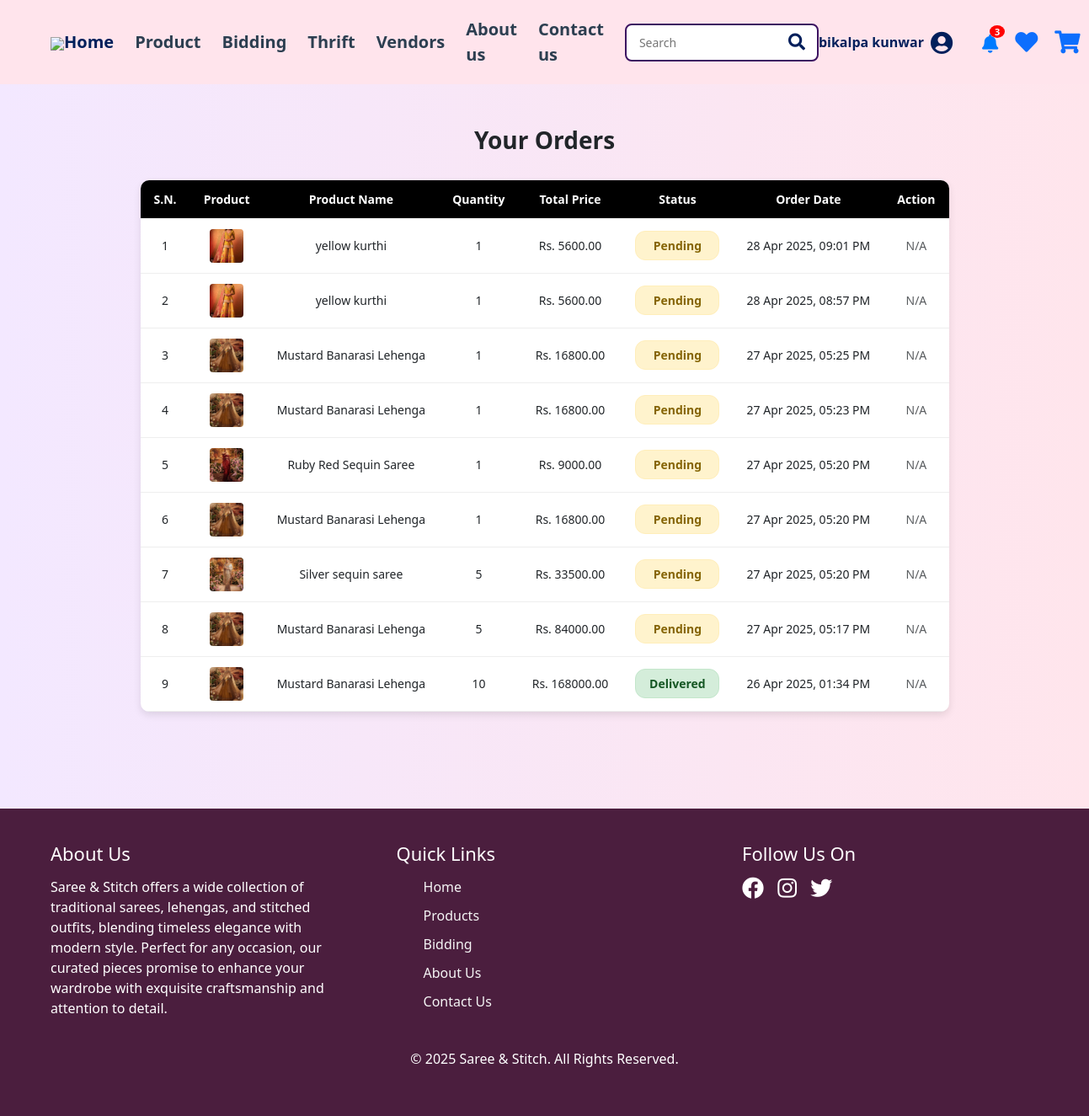
Page /orders/ (signed in) on the committed database.
### MS/models.py (models this page shows, shortened)
class CustomUser(AbstractUser):
    ROLE_CHOICES = [
        ('customer', 'Customer'),
        ('admin', 'Admin'),
        ('vendor', 'Vendor'),
    ]
    SIZE_CHOICES = [
        ('XS', 'Extra Small'),
        ('S', 'Small'),
        ('M', 'Medium'),
        ('L', 'Large'),
        ('XL', 'Extra Large'),
        ('Free', 'Free Size'),
    ]
    role = models.CharField(max_length=10, choices=ROLE_CHOICES, default='customer')
    is_vendor = models.BooleanField(default=False)
    size = models.CharField(max_length=10, choices=SIZE_CHOICES, blank=True, null=True)
    store_name = models.CharField(max_length=255, blank=True, null=True)
    description = models.TextField(blank=True, null=True)
    logo = models.ImageField(upload_to='vendor_logos/', blank=True, null=True)
    groups = models.ManyToManyField(
        'auth.Group',
        related_name='customuser_set',
        blank=True
    )
    user_permissions = models.ManyToManyField(
        'auth.Permission',
        related_name='customuser_permissions',
        blank=True
    )

class Order(models.Model):
    order_id = models.AutoField(primary_key=True)
    user = models.ForeignKey(CustomUser, on_delete=models.CASCADE)
    product = models.ForeignKey(Product, on_delete=models.CASCADE)
    quantity = models.PositiveIntegerField()
    total_price = models.DecimalField(max_digits=10, decimal_places=2)
    payment_method = models.CharField(  # 👉 ADD THIS
        max_length=20,
        choices=[
            ('COD', 'Cash on Delivery'),
            ('eSewa', 'eSewa')
        ],
        default='COD'
    )
    status = models.CharField(max_length=50, choices=[
        ('pending', 'Pending'), ('shipped', 'Shipped'),
        ('delivered', 'Delivered'), ('cancelled', 'Cancelled')
    ], default='pending')
    order_date = models.DateTimeField(auto_now_add=True)
    delivery_date = models.DateTimeField(null=True, blank=True)

class Product(models.Model):
    CATEGORY_CHOICES = [
        ('Saree', 'Saree'),
        ('Lehenga', 'Lehenga'),
        ('Kurtha', 'Kurtha'),
        ('Other', 'Other'),
    ]
    product_name = models.CharField(max_length=255)
    description = models.TextField()
    price = models.DecimalField(max_digits=10, decimal_places=2)
    quantity = models.PositiveIntegerField(default=1)
    category = models.CharField(max_length=255, choices=CATEGORY_CHOICES)
    age_groups = models.ManyToManyField('AgeGroup', blank=True)
    sizes = models.ManyToManyField('Size', blank=True)
    user = models.ForeignKey(settings.AUTH_USER_MODEL, on_delete=models.CASCADE)
    image = models.ImageField(upload_to='product_images/', blank=True, null=True)
    created_at = models.DateTimeField(auto_now_add=True)
    updated_at = models.DateTimeField(auto_now=True)

### MS/views.py (the view)
# urls.py: path('orders/', views.user_orders, name='user_orders'),
@login_required
def user_orders(request):
    orders = Order.objects.filter(user=request.user).order_by('-order_date')
    return render(request, 'mytemplates/orders.html', {'orders': orders})

### MS/context_processors.py (called while the page is built)
def notification_context(request):
    if not request.user.is_authenticated:
        return {}
    user = request.user
    alerts = Notification.objects.filter(user=user, is_read=False).order_by('-timestamp')
    unread_count = alerts.count()
    alerts = alerts[:10]  # slice after count
    chat_messages = Chat.objects.filter(
        Q(sender=user) | Q(thrift__user=user)
    ).order_by('-timestamp')[:10]
    return {
        'alerts': alerts,
        'unread_count': unread_count,
        'chat_messages': chat_messages,
    }

### MS/templates/mytemplates/orders.html
{% extends 'mytemplates/index.html' %}
{% load static %}
{% block content %}
<link rel="stylesheet" href="{% static 'css/orders.css' %}">
<div class="orders-container">
  <h2 class="orders-title">Your Orders</h2>
  {% if orders %}
    <table class="orders-table">
      <thead>
        <tr>
          <th>S.N.</th>
          <th>Product</th>
          <th>Product Name</th>
          <th>Quantity</th>
          <th>Total Price</th>
          <th>Status</th>
          <th>Order Date</th>
          <th>Action</th>
        </tr>
      </thead>
      <tbody>
        {% for order in orders %}
        <tr>
          <td>{{ forloop.counter }}</td>
          <td>
            {% if order.product.image %}
              <img src="{{ order.product.image.url }}" alt="{{ order.product.product_name }}">
            {% else %}
              <img src="{% static 'images/default-product.jpg' %}" alt="No image">
            {% endif %}
          </td>
          <td>{{ order.product.product_name }}</td>
          <td>{{ order.quantity }}</td>
          <td>Rs. {{ order.total_price|floatformat:2 }}</td>
          <td>
            <span class="order-status {{ order.status|lower }}">
              {{ order.status|capfirst }}
            </span>
          </td>
          <td>{{ order.order_date|date:"d M Y, h:i A" }}</td>
            <td>
              {% if order.status|lower == 'pending' and order.id %}
                <form method="POST" action="{% url 'cancel_order' order.id %}">
                  {% csrf_token %}
                  <button type="submit" class="cancel-btn" onclick="return confirm('Are you sure you want to cancel this order?');">
                    Cancel
                  </button>
                </form>
              {% else %}
                <span class="text-muted">N/A</span>
              {% endif %}
            </td>
        </tr>
        {% endfor %}
      </tbody>
    </table>
  {% else %}
    <div class="no-orders">You haven't placed any orders yet.</div>
  {% endif %}
</div>
{% endblock %}

### MS/templates/mytemplates/nav.html (shortened to what this page needs)
{% load static %}
{% load humanize %}
{% block content %}
<link rel="stylesheet" type="text/css" href="{% static 'css/nav.css' %}">
<header>
  <div class="logo">
    <img src="{% static 'images/finallogo.png' %}" class="logo-img">
  </div>
    <nav>
    <a href="{% url 'home' %}" class="active">Home</a>
    <a href="{% url 'product' %}">Product</a>
    <a href="{% url 'bidding_list' %}">Bidding</a>
    <a href="{% url 'thrift' %}">Thrift</a>
    <a href="{% url 'all_vendors' %}">Vendors</a>
    <a href="{% url 'aboutus' %}">About us</a>
    <a href="{% url 'contact' %}">Contact us</a>
    <form method="GET" action="{% url 'search_products' %}" style="position: relative; display: inline-block;">
  <input type="text" name="q" placeholder="Search" style="
    padding: 10px 40px 10px 15px;
    border-radius: 8px;
    border: 2px solid #3c1361;
    outline: none;
    font-size: 14px;
    width: 230px;
  ">
  <button type="submit" style="
    position: absolute;
    top: 50%;
    right: 10px;
    transform: translateY(-50%);
    background: none;
    border: none;
    cursor: pointer;
    color: #3c1361;
    font-size: 18px;
  ">
    <i class="fas fa-search"></i>
  </button>
</form>
  </nav>
  <div class="icons">
  {% if user.is_authenticated %}
    <div class="user-dropdown" onclick="toggleDropdown()">
      <span class="user-name">{{ user.get_full_name }}</span>
      <i class="fas fa-user-circle"></i>
    </div>
    <div class="notification-dropdown">
      <a href="#" onclick="toggleNotifBox(event)">
        <i class="fas fa-bell"></i>
        {% if unread_count > 0 %}
          <span class="notif-count">{{ unread_count }}</span>
        {% endif %}
      </a>
    </div>
  {% else %}
    <a href="{% url 'login' %}"><i class="fas fa-user-circle"></i></a>
  {% endif %}
  <a href="{% url 'wishlist' %}"><i class="fas fa-heart"></i></a>
  <a href="{% url 'cart' %}"><i class="fas fa-shopping-cart"></i></a>
</div>
</header>
{% endblock %}

### static/css/nav.css (style rules this page uses)
header { background-color: #ffe4ec; display: flex; align-items: center; justify-content: space-between; padding: 20px 60px; }
.logo-img { width: 80px; object-fit: contain; }
nav { display: flex; align-items: center; gap: 25px; font-weight: bold; }
nav a { text-decoration: none; color: #2c3e50; font-size: 20px; transition: color 0.3s ease; }
nav a:hover, nav a.active { color: #001f5b; }
nav input { padding: 8px; border: 1px solid #001f5b; border-radius: 5px; font-size: 15px; width: 200px; background-color: #fff; color: #001f5b; }
nav i { font-size: 20px; color: #001f5b; }
.icons { display: flex; align-items: center; gap: 20px; font-size: 27px; color: #001f5b; }
.icons i { cursor: pointer; }
.user-dropdown { position: relative; display: flex; align-items: center; gap: 8px; cursor: pointer; }
.user-name { font-weight: bold; font-size: 16px; color: #001f5b; white-space: nowrap; }
.notification-dropdown { position: relative; display: inline-block; margin-left: 15px; }
.notification-dropdown a { position: relative; font-size: 18px; color: #007bff; }
.notif-count { position: absolute; top: -6px; right: -8px; background: red; color: white; font-size: 11px; font-weight: bold; padding: 2px 6px; border-radius: 50%; line-height: 1; }
.notification-dropdown { position: relative; }
.notification-dropdown > a { color: #007bff; position: relative; font-size: 22px; text-decoration: none; }

### static/css/orders.css (style rules this page uses)
.orders-container { padding: 50px 20px; max-width: 1000px; margin: auto; }
.orders-title { text-align: center; font-size: 28px; font-weight: bold; margin-bottom: 30px; }
.orders-table { width: 100%; border-collapse: collapse; box-shadow: 0 4px 10px rgba(0, 0, 0, 0.1); background: #fff; border-radius: 10px; overflow: hidden; }
.orders-table thead { background-color: #000; color: #fff; }
.orders-table th, .orders-table td { padding: 12px 16px; text-align: center; font-size: 14px; border-bottom: 1px solid #eee; vertical-align: middle; }
.orders-table img { height: 40px; width: 40px; object-fit: cover; border-radius: 4px; }
.order-status { font-weight: bold; padding: 6px 12px; border-radius: 12px; text-transform: capitalize; font-size: 14px; display: inline-block; width: 100px; text-align: center; margin: 0 auto; }
.order-status.pending { background-color: #fff3cd; color: #856404; border: 1px solid #ffeeba; }
.order-status.delivered { background-color: #d4edda; color: #155724; border: 1px solid #c3e6cb; }

### MS/templates/mytemplates/index.html (style rules this page uses)
body { background: linear-gradient(to right, #f3e8ff, #ffe5ec); }

### rows in the picture
CustomUser: get_full_name "bikalpa kunwar"
Order: product.image (picture), product.product_name "yellow kurthi", quantity "1", total_price "5600.00", status "Pending", order_date "28 Apr 2025, 09:01 PM", shows "N/A"
Order: product.image (picture), product.product_name "yellow kurthi", quantity "1", total_price "5600.00", status "Pending", order_date "28 Apr 2025, 08:57 PM", shows "N/A"
Order: product.image (picture), product.product_name "Mustard Banarasi Lehenga", quantity "1", total_price "16800.00", status "Pending", order_date "27 Apr 2025, 05:25 PM", shows "N/A"
Order: product.image (picture), product.product_name "Mustard Banarasi Lehenga", quantity "1", total_price "16800.00", status "Pending", order_date "27 Apr 2025, 05:23 PM", shows "N/A"
Order: product.image (picture), product.product_name "Ruby Red Sequin Saree", quantity "1", total_price "9000.00", status "Pending", order_date "27 Apr 2025, 05:20 PM", shows "N/A"
Order: product.image (picture), product.product_name "Mustard Banarasi Lehenga", quantity "1", total_price "16800.00", status "Pending", order_date "27 Apr 2025, 05:20 PM", shows "N/A"
Order: product.image (picture), product.product_name "Silver sequin saree", quantity "5", total_price "33500.00", status "Pending", order_date "27 Apr 2025, 05:20 PM", shows "N/A"
Order: product.image (picture), product.product_name "Mustard Banarasi Lehenga", quantity "5", total_price "84000.00", status "Pending", order_date "27 Apr 2025, 05:17 PM", shows "N/A"
Order: product.image (picture), product.product_name "Mustard Banarasi Lehenga", quantity "10", total_price "168000.00", status "Delivered", order_date "26 Apr 2025, 01:34 PM", shows "N/A"

### other values in the picture
{{ unread_count }} "3"
